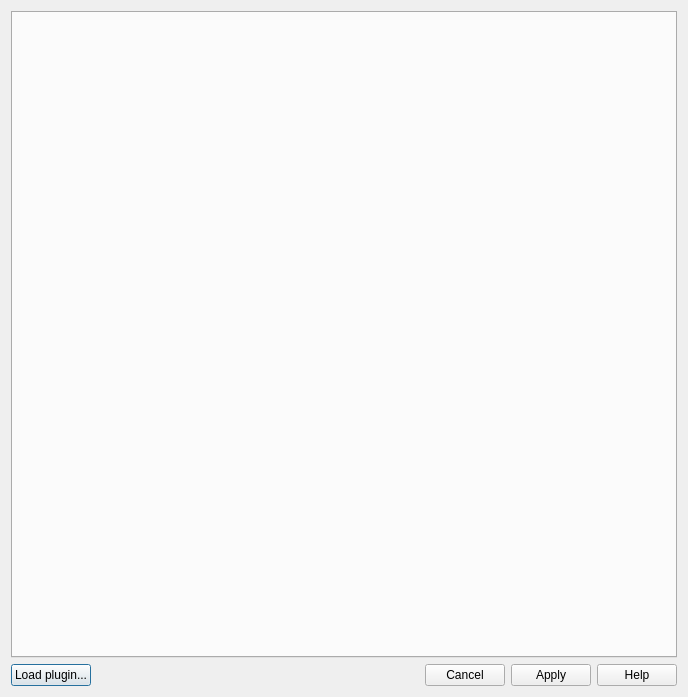
<?xml version="1.0" encoding="UTF-8"?>
<ui version="4.0">
 <class>DocEditor</class>
 <widget class="QDialog" name="DocEditor">
  <property name="geometry">
   <rect>
    <x>0</x>
    <y>0</y>
    <width>688</width>
    <height>697</height>
   </rect>
  </property>
  <property name="windowTitle">
   <string>Model Editor</string>
  </property>
  <property name="windowIcon">
   <iconset>
    <normaloff>:/res/ball.ico</normaloff>:/res/ball.ico</iconset>
  </property>
  <layout class="QVBoxLayout" name="verticalLayout">
   <item>
    <widget class="QTabWidget" name="tabWidget">
     <property name="currentIndex">
      <number>-1</number>
     </property>
    </widget>
   </item>
   <item>
    <layout class="QHBoxLayout" name="horizontalLayout">
     <item>
      <widget class="QPushButton" name="cmdLoad">
       <property name="text">
        <string>Load plugin...</string>
       </property>
      </widget>
     </item>
     <item>
      <spacer name="horizontalSpacer">
       <property name="orientation">
        <enum>Qt::Horizontal</enum>
       </property>
       <property name="sizeHint" stdset="0">
        <size>
         <width>40</width>
         <height>20</height>
        </size>
       </property>
      </spacer>
     </item>
     <item>
      <widget class="QDialogButtonBox" name="buttonBox">
       <property name="orientation">
        <enum>Qt::Horizontal</enum>
       </property>
       <property name="standardButtons">
        <set>QDialogButtonBox::Apply|QDialogButtonBox::Cancel|QDialogButtonBox::Help</set>
       </property>
      </widget>
     </item>
    </layout>
   </item>
  </layout>
 </widget>
 <resources/>
 <connections/>
</ui>
